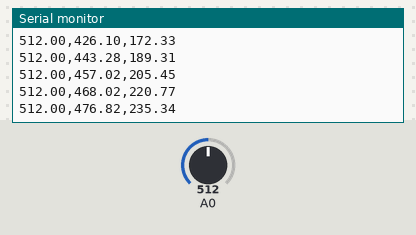
Bench run of a sketch on a simulated Arduino Uno, built with avr-gcc and run on an emulated ATmega328P. On the bench: the last lines printed to the serial monitor. The inputs (shaded band) are chosen by the test bench; at power-on: A0 = 512.

Above: at 1.2 s.
1.3 s: A0 set to 716
At 1.32 s:
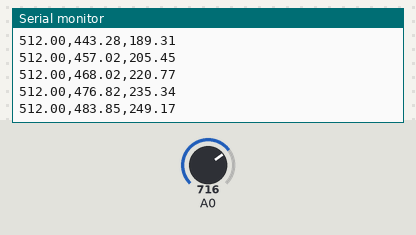
2.8 s: A0 set to 900
At 2.85 s:
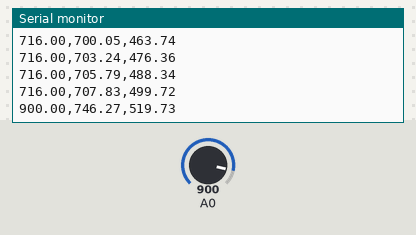
Timing chart, 0 to 5.8 s (numbered marks = the images above; inputs shaded):
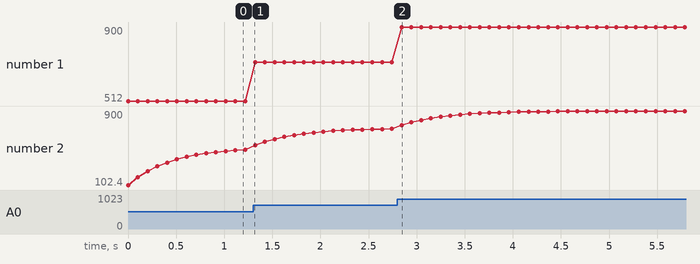

Measured:
- plotted number 1: 512 → 716 after the input at 1.3 s
- plotted number 2: 483.85 → 707.83 after the input at 1.3 s

The sketch:

Filtros.ino
```cpp
#include "Filter.h"
#include "MegunoLink.h"
ExponentialFilter<float> ADCFilter(20, 0);
float valor=0.0;
float alpha=0.05;
float S=valor;

//Potenciometro A0

void setup() {
  Serial.begin(9600);
}

void loop() {
float valor = analogRead(0);

ADCFilter.Filter(valor);
S=(alpha*valor)+((1-alpha)*S);

Serial.print(valor);
Serial.print(",");
Serial.print(ADCFilter.Current());
Serial.print(",");
Serial.println(S);
delay(100);
}
```
